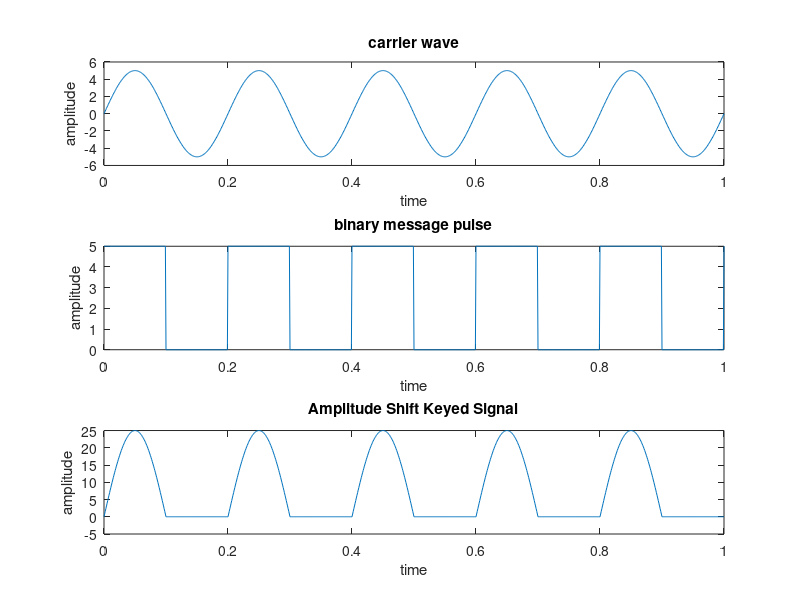

Write MATLAB code to recreate this figure.
clc;
clear all;
close all;
fc=input('enter the frequency of sine wave carrier');
fp=input('enter the freq of periodic binary pulse');
amp=input('enter the amplitude for carrier and binary pulse');

t=0:.001:1;

c=amp.*sin(2*pi*fc*t);
subplot(3,1,1)
plot(t,c)
xlabel('time')
ylabel('amplitude')
title('carrier wave')

m=amp/2.*square(2*pi*fp*t)+(amp/2);
subplot(3,1,2)
plot(t,m)
xlabel('time')
ylabel('amplitude')
title('binary message pulse')

w=c.*m;
subplot(3,1,3)
plot(t,w)
xlabel('time')
ylabel('amplitude')
title('Amplitude Shift Keyed Signal')




